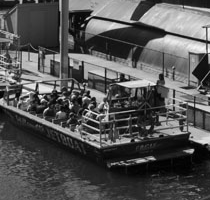
#> input picture assets/original_left_image.png, 210 x 200 px; the run also reads 2 pictures not shown here
$ jupyter execute 1_1_gaussian_filtering.ipynb   (shell and % lines are left out)
#> lines starting #> are read from the running program, lines starting #| are printed output that depends on the picture
### src/harris.py
import numpy as np


def gaussian_filtering(image, image_width, image_height):
    # fixed Gaussian kernel
    gaussian_kernel = np.array([[1, 2, 1], [2, 4, 2], [1, 2, 1]]) / 16
    kernel_size = gaussian_kernel.shape[0]

    extended_image = np.pad(image, pad_width=1, mode="edge")

    filtered_image = np.zeros_like(image, dtype=np.float64)
    for i in range(image_height):
        for j in range(image_width):
            region = extended_image[i : i + kernel_size, j : j + kernel_size]
            filtered_image[i, j] = np.sum(region * gaussian_kernel)
    return filtered_image


# [101 lines left out: functions sobel_derivative, compute_image_derivatives, compute_single_cornerness_score, kernel_sum, cornerness_score_matrix, compute_cornerness_score and 1 more, not called in this run]

### 1_1_gaussian_filtering.ipynb
# Simple Gaussian Filtering Demo

Apply Gaussian filter with using extend padding on original image

The filter kernel is:
$$1/16
\begin{bmatrix}
1 & 2 & 1 \\
2 & 4 & 2 \\
1 & 2 & 1
\end{bmatrix}
$$

### Sample Results

| Original Images    | Filtered Gaussian Images |
| -------- | ------- |
| [](./assests/original_left_image.png)  | [](./assests/gaussian_filter_left_image.png)    |
| [](./assests/original_right_image.png) | [](./assests/gaussian_filter_right_image.png)     |

## Dependencies

[cell 1]
import numpy as np
from PIL import Image
from src.utils import round_matrix
from src import harris

## Gaussian Filtering function

### Load orignal images and display the matrices

[cell 2]
left_image = np.array(Image.open("assets/original_left_image.png").convert('L'))
#> left_image is the input picture: shape (200, 210); min 0, max 254, mean 83.2

print("Original left image:")
print(left_image)
#> (printed output is left out)
gaussian_left_image = harris.gaussian_filtering(left_image, len(left_image[0]), len(left_image))
#> in gaussian_filtering, `extended_image = np.pad(image, pad_width=1, mode="edge")`:
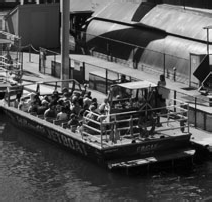
#> extended_image: shape (202, 212); min 0, max 254, mean 83.3
#> after the loop in gaussian_filtering, `for i in range(image_height):`:
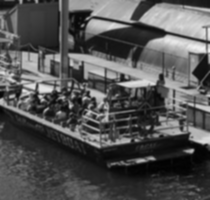
#> filtered_image: shape (200, 210) float64; min 2.12, max 242.1, mean 83.2

[cell 3]
right_image = np.array(Image.open("assets/original_right_image.png").convert('L'))
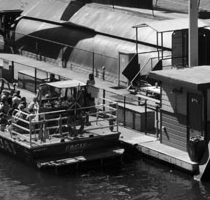
#> input picture assets/original_right_image.png, 210 x 200 px
#> right_image is the input picture: shape (200, 210); min 0, max 255, mean 88.9
print("Original right image:")
print(right_image)
#> (printed output is left out)
gaussian_right_image = harris.gaussian_filtering(right_image, len(right_image[0]), len(right_image))
#> call 2 of gaussian_filtering, with image_width = 210, image_height = 200
#> in gaussian_filtering (call 2), `extended_image = np.pad(image, pad_width=1, mode="edge")`:
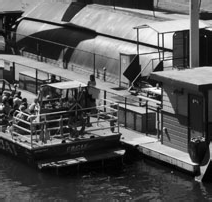
#> extended_image: shape (202, 212); min 0, max 255, mean 88.8
#> after the loop in gaussian_filtering (call 2), `for i in range(image_height):`:
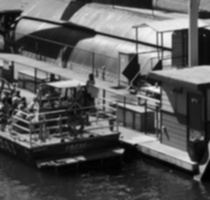
#> filtered_image: shape (200, 210) float64; min 1.31, max 246.4, mean 88.9

### Verfiy the result by comparing sample filtered images

[cell 4]
sample_gaussian_left_image = np.array(Image.open("assets/gaussian_filter_left_image.png").convert('L'))
sample_gaussian_right_image = np.array(Image.open("assets/gaussian_filter_right_image.png").convert('L'))

rounded_gaussian_left_image = np.round(gaussian_left_image)
rounded_gaussian_right_image = np.round(gaussian_right_image)

print("Gaussian filtered left image:")
print(rounded_gaussian_left_image)
#> (printed output is left out)
print("\nGaussian filtered right image:")
print(rounded_gaussian_right_image)
#> (printed output is left out)

print("\nVerifying results are identical to sample images:")
print(np.array_equal(sample_gaussian_left_image, rounded_gaussian_left_image))
#| True
print(np.array_equal(sample_gaussian_right_image, rounded_gaussian_right_image))
#| True
